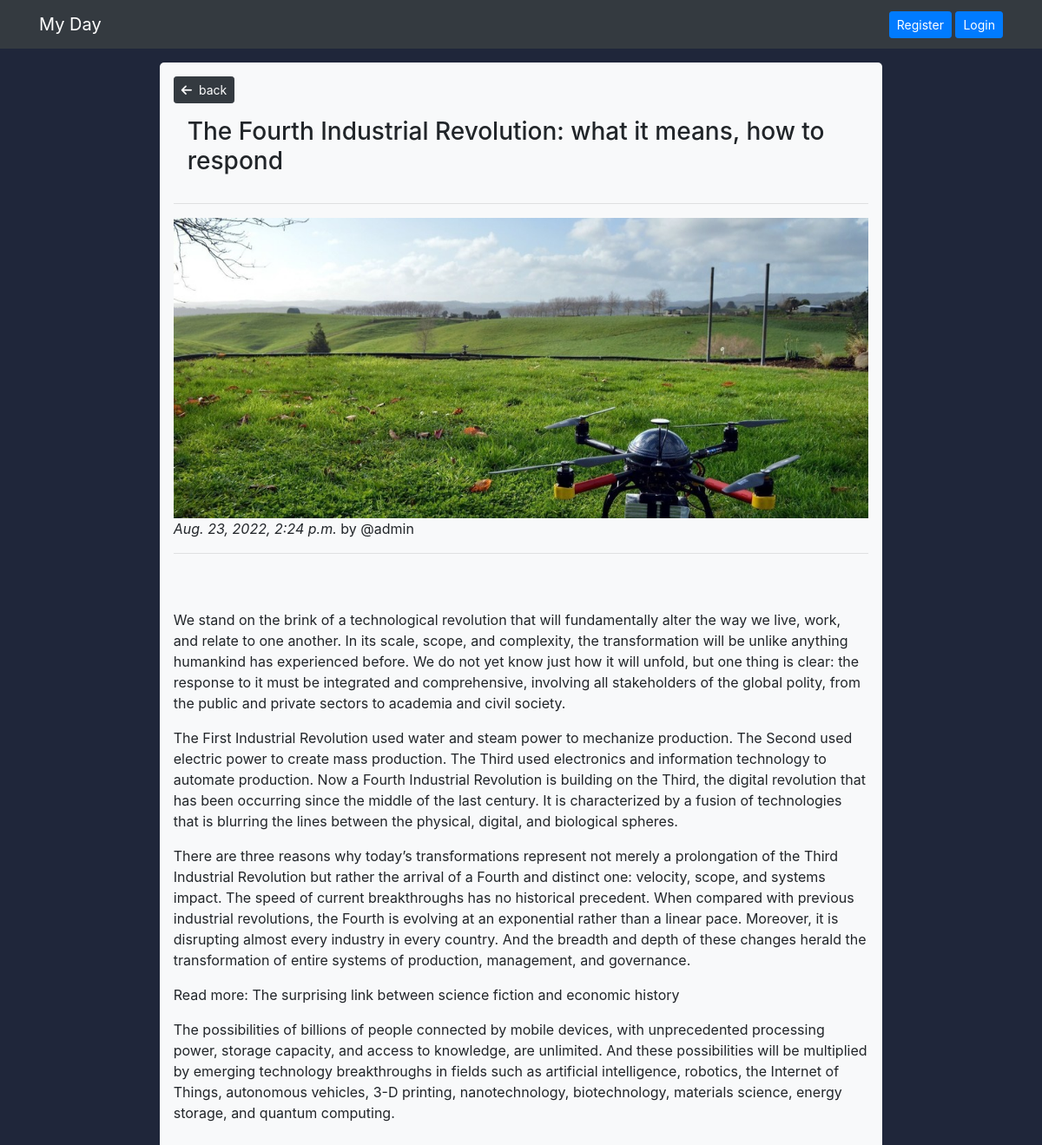
Page /post_view/9/ on the committed database.
### blogapp/models.py (models this page shows)
class Post(models.Model):
    user = models.ForeignKey(BlogUser,on_delete=models.CASCADE)
    title = models.CharField(max_length=300)
    desc = models.TextField()
    create_at = models.DateTimeField(auto_now_add=True)
    updated_at = models.DateTimeField(auto_now=True)
    image = models.ImageField(upload_to='media/blog_image',blank=True,null=True)
    def __str__(self):
        return self.title[:30]

class BlogUser(AbstractUser):
    profile_pic = models.ImageField(upload_to='media/profile_pic',null=True,blank=True)
    bio = models.TextField(null=True,blank=True)

### blogapp/views.py (the view)
# urls.py: path('post_view/<str:id>/',views.post_view,name='post_view'),
def post_view(request,id):
    post = Post.objects.get(id=id)
    print(post)
    context = {
        'post':post
    }
    return render(request,'blogapp/post_view.html',context)

### templates/blogapp/post_view.html
{% extends 'base.html' %}
{% block content %}
{% include 'nav.html' %}
<div class="container">
    <div class="post-body w-75 mx-auto bg-light m-3 p-3 " style="border-radius:5px;">
        <a href="/" class="btn btn-sm btn-dark"><i class="fa-solid fa-arrow-left mr-2"></i>back</a>
        <h3 class="p-3">{{post.title}}</h3> <hr>
        <img src="/{{post.image}}" class=" d-flex img-fluid mx-auto" alt="">
        <em>{{post.create_at}}</em>
        <span>by @{{post.user.username}}</span>
        <br> <hr>
        <p class="p-3">{{post.desc|linebreaks}}</p>
    </div>
</div>
{% endblock %}

### static/style/style.css (style rules this page uses)
body { background: #1f263a; }

### rows in the picture
Post: title "The Fourth Industrial Revolution: what it means, how to respond", image (picture), create_at "Aug. 23, 2022, 2:24 p.m.", user.username "admin", desc "We stand on the brink of a technological revolution that will fundamentally alter the way we live, work, and relate to one another. In its scale, scope, and complexity, the transformation will be unlike anything humankind has experienced before. We do not yet know just how it will unfold, but one thing is clear: the response to it must be integrated and comprehensive, involving all stakeholders of the global polity, from the public and private sectors to academia and civil society. The First Industrial Revolution used water and steam power to mechanize production. The Second used electric power to create mass production. The Third used electronics and information technology to automate…"
